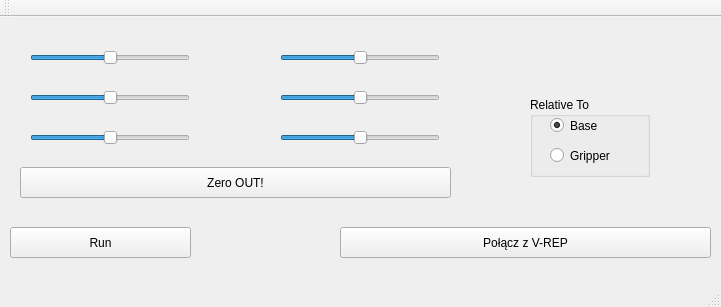
<?xml version="1.0" encoding="UTF-8"?>
<ui version="4.0">
 <class>MainWnd</class>
 <widget class="QMainWindow" name="MainWnd">
  <property name="geometry">
   <rect>
    <x>0</x>
    <y>0</y>
    <width>721</width>
    <height>307</height>
   </rect>
  </property>
  <property name="windowTitle">
   <string>MainWnd</string>
  </property>
  <widget class="QWidget" name="centralWidget">
   <widget class="QPushButton" name="pb_run">
    <property name="geometry">
     <rect>
      <x>10</x>
      <y>210</y>
      <width>181</width>
      <height>31</height>
     </rect>
    </property>
    <property name="text">
     <string>Run</string>
    </property>
   </widget>
   <widget class="QPushButton" name="pushButton_3">
    <property name="geometry">
     <rect>
      <x>340</x>
      <y>210</y>
      <width>371</width>
      <height>31</height>
     </rect>
    </property>
    <property name="text">
     <string>Połącz z V-REP</string>
    </property>
   </widget>
   <widget class="QSlider" name="vX">
    <property name="geometry">
     <rect>
      <x>30</x>
      <y>30</y>
      <width>160</width>
      <height>22</height>
     </rect>
    </property>
    <property name="maximum">
     <number>100</number>
    </property>
    <property name="value">
     <number>50</number>
    </property>
    <property name="orientation">
     <enum>Qt::Horizontal</enum>
    </property>
   </widget>
   <widget class="QSlider" name="vY">
    <property name="geometry">
     <rect>
      <x>30</x>
      <y>70</y>
      <width>160</width>
      <height>22</height>
     </rect>
    </property>
    <property name="maximum">
     <number>100</number>
    </property>
    <property name="value">
     <number>50</number>
    </property>
    <property name="orientation">
     <enum>Qt::Horizontal</enum>
    </property>
   </widget>
   <widget class="QSlider" name="vZ">
    <property name="geometry">
     <rect>
      <x>30</x>
      <y>110</y>
      <width>160</width>
      <height>22</height>
     </rect>
    </property>
    <property name="maximum">
     <number>100</number>
    </property>
    <property name="value">
     <number>50</number>
    </property>
    <property name="orientation">
     <enum>Qt::Horizontal</enum>
    </property>
   </widget>
   <widget class="QSlider" name="vA">
    <property name="geometry">
     <rect>
      <x>280</x>
      <y>30</y>
      <width>160</width>
      <height>22</height>
     </rect>
    </property>
    <property name="maximum">
     <number>100</number>
    </property>
    <property name="value">
     <number>50</number>
    </property>
    <property name="orientation">
     <enum>Qt::Horizontal</enum>
    </property>
   </widget>
   <widget class="QSlider" name="vB">
    <property name="geometry">
     <rect>
      <x>280</x>
      <y>70</y>
      <width>160</width>
      <height>22</height>
     </rect>
    </property>
    <property name="maximum">
     <number>100</number>
    </property>
    <property name="value">
     <number>50</number>
    </property>
    <property name="orientation">
     <enum>Qt::Horizontal</enum>
    </property>
   </widget>
   <widget class="QSlider" name="vC">
    <property name="geometry">
     <rect>
      <x>280</x>
      <y>110</y>
      <width>160</width>
      <height>22</height>
     </rect>
    </property>
    <property name="maximum">
     <number>100</number>
    </property>
    <property name="value">
     <number>50</number>
    </property>
    <property name="orientation">
     <enum>Qt::Horizontal</enum>
    </property>
   </widget>
   <widget class="QGroupBox" name="groupBox">
    <property name="geometry">
     <rect>
      <x>530</x>
      <y>80</y>
      <width>120</width>
      <height>80</height>
     </rect>
    </property>
    <property name="title">
     <string>Relative To</string>
    </property>
    <widget class="QRadioButton" name="radio_grip">
     <property name="geometry">
      <rect>
       <x>20</x>
       <y>50</y>
       <width>82</width>
       <height>17</height>
      </rect>
     </property>
     <property name="text">
      <string>Gripper</string>
     </property>
    </widget>
    <widget class="QRadioButton" name="radio_base">
     <property name="geometry">
      <rect>
       <x>20</x>
       <y>20</y>
       <width>82</width>
       <height>17</height>
      </rect>
     </property>
     <property name="text">
      <string>Base</string>
     </property>
     <property name="checked">
      <bool>true</bool>
     </property>
    </widget>
   </widget>
   <widget class="QPushButton" name="pushButton">
    <property name="geometry">
     <rect>
      <x>20</x>
      <y>150</y>
      <width>431</width>
      <height>31</height>
     </rect>
    </property>
    <property name="text">
     <string>Zero OUT!</string>
    </property>
   </widget>
  </widget>
  <widget class="QMenuBar" name="menuBar">
   <property name="geometry">
    <rect>
     <x>0</x>
     <y>0</y>
     <width>721</width>
     <height>21</height>
    </rect>
   </property>
  </widget>
  <widget class="QToolBar" name="mainToolBar">
   <attribute name="toolBarArea">
    <enum>TopToolBarArea</enum>
   </attribute>
   <attribute name="toolBarBreak">
    <bool>false</bool>
   </attribute>
  </widget>
  <widget class="QStatusBar" name="statusBar"/>
 </widget>
 <layoutdefault spacing="6" margin="11"/>
 <resources/>
 <connections/>
</ui>
